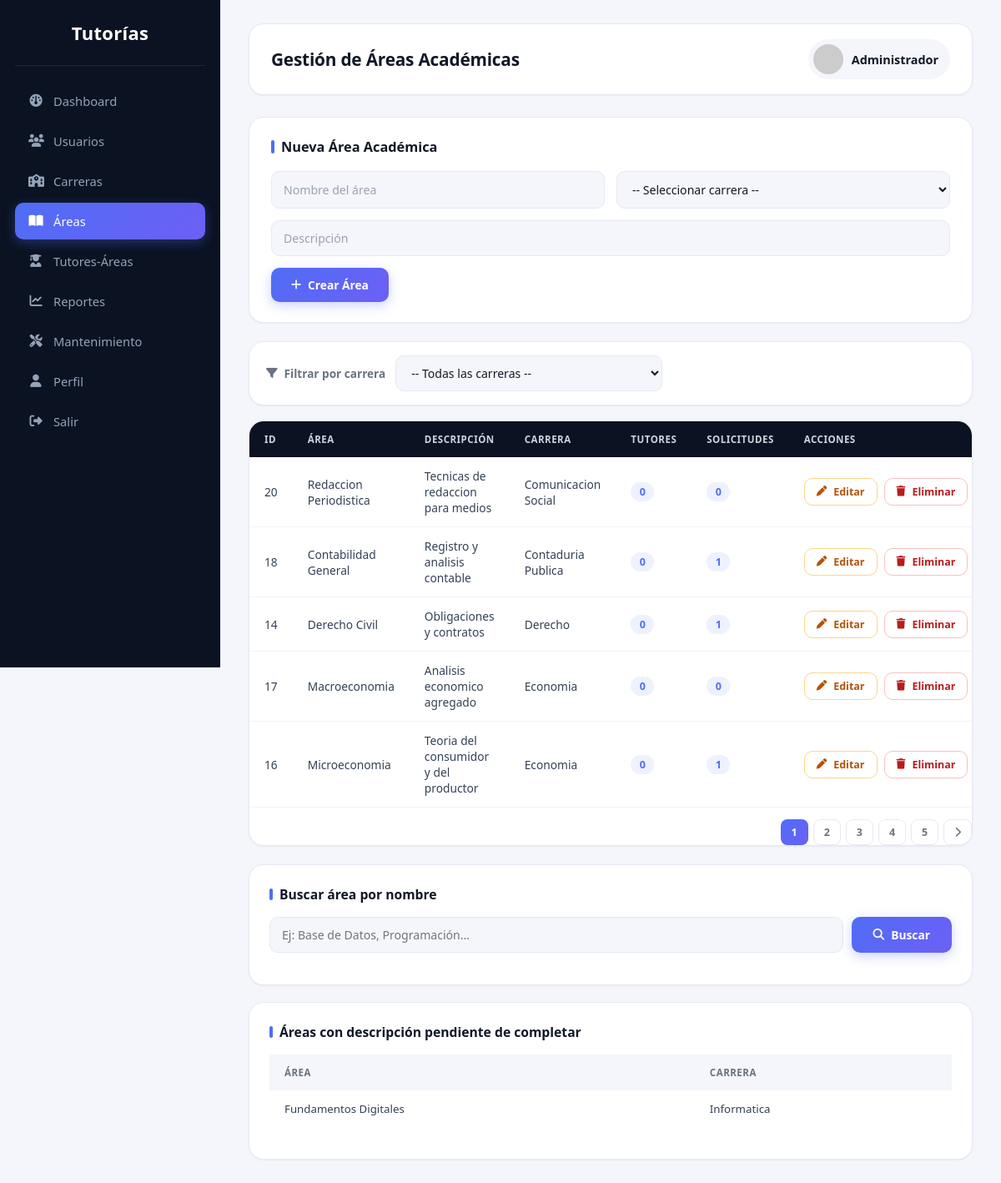
Screenshot of /admin/areas.php (signed in) with the database file from the repository.
### tables this page shows
CREATE TABLE `area_academica` (
  `id_area` int(11) NOT NULL,
  `nombre_area` varchar(120) NOT NULL,
  `descripcion` varchar(255) DEFAULT NULL,
  `id_carrera` int(11) NOT NULL
);

CREATE TABLE `carrera` (
  `id_carrera` int(11) NOT NULL,
  `nombre_carrera` varchar(120) NOT NULL,
  `facultad` varchar(120) DEFAULT NULL,
  `codigo_carrera` varchar(20) DEFAULT NULL
);

### admin/areas.php (the view, shortened to what this page needs)
<?php
require_once '../config/conexion.php';
$area_editar = null;
$filtro_carrera = isset($_GET['filtro_carrera']) ? (int)$_GET['filtro_carrera'] : 0;
if ($filtro_carrera > 0) {
    $stmt = $pdo->prepare("CALL sp_areas_por_carrera(?)");
    $stmt->execute([$filtro_carrera]);
    $areas_sp = $stmt->fetchAll();
    $stmt->closeCursor();
    $areas = [];
    foreach ($areas_sp as $a) {
        $stmt2 = $pdo->prepare("
            SELECT c.nombre_carrera,
                (SELECT COUNT(*) FROM tutor_area ta WHERE ta.id_area = ?) AS total_tutores,
                (SELECT COUNT(*) FROM solicitud_tutoria s WHERE s.id_area = ?) AS total_solicitudes
            FROM carrera c WHERE c.id_carrera = ?
        ");
        $stmt2->execute([$a['id_area'], $a['id_area'], $filtro_carrera]);
        $extra = $stmt2->fetch();
        $areas[] = array_merge($a, $extra, ['id_carrera' => $filtro_carrera]);
    }
} else {
    $sql = "
    SELECT a.id_area, a.nombre_area, a.descripcion, a.id_carrera, c.nombre_carrera,
        (SELECT COUNT(*) FROM tutor_area ta WHERE ta.id_area = a.id_area) AS total_tutores,
        (SELECT COUNT(*) FROM solicitud_tutoria s WHERE s.id_area = a.id_area) AS total_solicitudes
    FROM area_academica a
    JOIN carrera c ON a.id_carrera = c.id_carrera
    ORDER BY c.nombre_carrera, a.nombre_area";
    $areas = $pdo->query($sql)->fetchAll();
}
$busqueda_nombre = isset($_GET['buscar_nombre']) ? trim($_GET['buscar_nombre']) : '';
$areas_sin_descripcion = $pdo->query("
    SELECT a.nombre_area, c.nombre_carrera
    FROM area_academica a JOIN carrera c ON a.id_carrera = c.id_carrera
    WHERE a.descripcion IS NULL OR a.descripcion = ''
")->fetchAll();
?>
<!DOCTYPE html>
<html lang="es">
<head>
<link rel="stylesheet"
href="https://cdnjs.cloudflare.com/ajax/libs/font-awesome/6.7.1/css/all.min.css">
<link rel="stylesheet" href="../assets/css/areas.css">
</head>
<body>
<div class="sidebar">
    <div class="logo">Tutorías</div>
    <a href="dashboard.php">
        <i class="fa-solid fa-gauge"></i><span>Dashboard</span>
    </a>
    <a href="usuarios.php">
        <i class="fa-solid fa-users"></i><span>Usuarios</span>
    </a>
    <a href="carreras.php">
        <i class="fa-solid fa-school"></i><span>Carreras</span>
    </a>
    <a href="areas.php" class="active">
        <i class="fa-solid fa-book-open"></i><span>Áreas</span>
    </a>
    <a href="tutores_areas.php">
        <i class="fa-solid fa-user-graduate"></i><span>Tutores-Áreas</span>
    </a>
    <a href="reportes.php">
        <i class="fa-solid fa-chart-line"></i><span>Reportes</span>
    </a>
    <a href="mantenimiento.php">
        <i class="fa-solid fa-screwdriver-wrench"></i><span>Mantenimiento</span>
    </a>
    <a href="perfil.php">
        <i class="fa-solid fa-user"></i><span>Perfil</span>
    </a>
    <a href="../auth/logout.php">
        <i class="fa-solid fa-right-from-bracket"></i><span>Salir</span>
    </a>
</div>
<div class="main">
    <div class="topbar">
        <h2>Gestión de Áreas Académicas</h2>
        <div class="user">
            <img src="https://ui-avatars.com/api/?name=<?= urlencode($_SESSION['nombre']) ?>&background=4f6df5&color=fff">
            <?= htmlspecialchars($_SESSION['nombre']) ?>
        </div>
    </div>
    <div class="form-crear">
        <h3><?= $area_editar ? 'Editar Área' : 'Nueva Área Académica' ?></h3>
        <form method="POST">
            <div class="fila">
                <input type="text" name="nombre_area" placeholder="Nombre del área" required
                       value="<?= $area_editar ? htmlspecialchars($area_editar['nombre_area']) : '' ?>">
                <select name="id_carrera" required>
                    <option value="">-- Seleccionar carrera --</option>
                </select>
            </div>
            <div class="fila">
                <input type="text" name="descripcion" placeholder="Descripción"
                       value="<?= $area_editar ? htmlspecialchars($area_editar['descripcion']) : '' ?>">
            </div>
            <div class="acciones-form">
                <button type="submit" class="btn btn-primary">
                    <i class="fa-solid <?= $area_editar ? 'fa-floppy-disk' : 'fa-plus' ?>"></i>
                    <?= $area_editar ? 'Actualizar' : 'Crear' ?> Área
                </button>
            </div>
        </form>
    </div>
    <div class="filtro-carrera">
        <form method="GET">
            <label><i class="fa-solid fa-filter"></i> Filtrar por carrera</label>
            <select name="filtro_carrera" onchange="this.form.submit()">
                <option value="0">-- Todas las carreras --</option>
            </select>
        </form>
    </div>
    <div class="tabla-wrapper">
    <table id="tablaAreas">
        <thead>
            <tr>
                <th>ID</th><th>Área</th><th>Descripción</th><th>Carrera</th><th>Tutores</th><th>Solicitudes</th><th>Acciones</th>
            </tr>
        </thead>
        <tbody>
            <?php if (count($areas) === 0): ?>
                <tr class="fila-vacia"><td colspan="7">No hay áreas para mostrar.</td></tr>
            <?php else: ?>
                <?php foreach ($areas as $a): ?>
                <tr>
                    <td><?= $a['id_area'] ?></td>
                    <td><?= htmlspecialchars($a['nombre_area']) ?></td>
                    <td><?= htmlspecialchars($a['descripcion']) ?></td>
                    <td><?= htmlspecialchars($a['nombre_carrera']) ?></td>
                    <td><span class="contador"><?= $a['total_tutores'] ?></span></td>
                    <td><span class="contador"><?= $a['total_solicitudes'] ?></span></td>
                    <td>
                        <div class="acciones">
                            <a class="btn btn-editar" href="areas.php?editar=<?= $a['id_area'] ?>">
                                <i class="fa-solid fa-pen"></i> Editar
                            </a>
                            <a class="btn btn-eliminar" href="areas.php?eliminar=<?= $a['id_area'] ?>"
                               onclick="return confirm('¿Eliminar esta área? Esta acción no se puede deshacer.');">
                                <i class="fa-solid fa-trash"></i> Eliminar
                            </a>
                        </div>
                    </td>
                </tr>
                <?php endforeach; ?>
            <?php endif; ?>
        </tbody>
    </table>
    </div>
    <div class="secciones-extra">
        <div class="card full-width">
            <h3>Buscar área por nombre</h3>
            <form method="GET" class="buscador">
                <input type="text" name="buscar_nombre" placeholder="Ej: Base de Datos, Programación..."
                       value="<?= htmlspecialchars($busqueda_nombre) ?>">
                <button type="submit"><i class="fa-solid fa-magnifying-glass"></i> Buscar</button>
            </form>
        </div>
        <div class="card full-width">
            <h3>Áreas con descripción pendiente de completar</h3>
            <?php if (empty($areas_sin_descripcion)): ?>
                <div class="alerta-vacio"><i class="fa-solid fa-circle-check"></i> Todas las áreas tienen descripción registrada.</div>
            <?php else: ?>
            <table id="tablaSinDescripcion">
                <thead><tr><th>Área</th><th>Carrera</th></tr></thead>
                <tbody>
                    <?php foreach ($areas_sin_descripcion as $a): ?>
                    <tr>
                        <td><?= htmlspecialchars($a['nombre_area']) ?></td>
                        <td><?= htmlspecialchars($a['nombre_carrera']) ?></td>
                    </tr>
                    <?php endforeach; ?>
                </tbody>
            </table>
            <?php endif; ?>
        </div>
    </div>
</div>
</body>
</html>

### rows the page displays
area_academica: id_area "20", nombre_area "Redaccion Periodistica", descripcion "Tecnicas de redaccion para medios", id_carrera.nombre_carrera "Comunicacion Social", total_tutores "0", total_solicitudes "0"
area_academica: id_area "18", nombre_area "Contabilidad General", descripcion "Registro y analisis contable", id_carrera.nombre_carrera "Contaduria Publica", total_tutores "0", total_solicitudes "1"
area_academica: id_area "14", nombre_area "Derecho Civil", descripcion "Obligaciones y contratos", id_carrera.nombre_carrera "Derecho", total_tutores "0", total_solicitudes "1"
area_academica: id_area "17", nombre_area "Macroeconomia", descripcion "Analisis economico agregado", id_carrera.nombre_carrera "Economia", total_tutores "0", total_solicitudes "0"
area_academica: id_area "16", nombre_area "Microeconomia", descripcion "Teoria del consumidor y del productor", id_carrera.nombre_carrera "Economia", total_tutores "0", total_solicitudes "1"
area_academica: nombre_area "Fundamentos Digitales", id_carrera.nombre_carrera "Informatica"

### other values shown
$_SESSION['nombre'] "Administrador"
